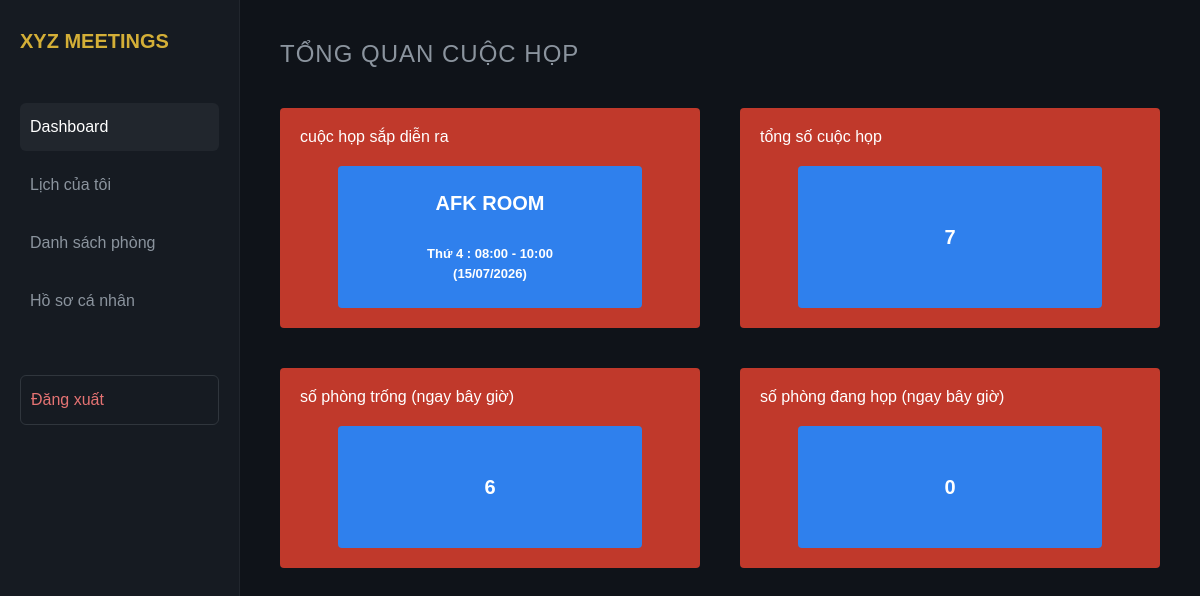
The app's page /dashboard.php (signed in) with its own data.
### tables this page shows
CREATE TABLE `meetings` (
  `id` int(11) NOT NULL,
  `title` varchar(255) NOT NULL,
  `room_id` int(11) DEFAULT NULL,
  `created_by` int(11) DEFAULT NULL,
  `start_time` datetime NOT NULL,
  `end_time` datetime NOT NULL
);

### dashboard.php (the view, shortened to what this page needs)
<?php
include 'db.php';
$stmt_total = $conn->query("SELECT COUNT(*) as total FROM meetings");
$total_meetings = $stmt_total->fetch()['total'];
$stmt_next = $conn->query("SELECT title, start_time, end_time FROM meetings WHERE start_time >= NOW() ORDER BY start_time ASC LIMIT 1");
$next_meeting = $stmt_next->fetch(PDO::FETCH_ASSOC);
$next_meeting_html = "Hiện chưa có lịch họp";
if ($next_meeting) {
    $time_start = strtotime($next_meeting['start_time']);
    $time_end = strtotime($next_meeting['end_time']);
    $day_map = ['Sunday'=>'Chủ Nhật', 'Monday'=>'Thứ 2', 'Tuesday'=>'Thứ 3', 'Wednesday'=>'Thứ 4', 'Thursday'=>'Thứ 5', 'Friday'=>'Thứ 6', 'Saturday'=>'Thứ 7'];
    $day_name = $day_map[date('l', $time_start)];
    $time_str = $day_name . " : " . date('H:i', $time_start) . " - " . date('H:i', $time_end) . "<br>(" . date('d/m/Y', $time_start) . ")";
    $next_meeting_html = "<strong>{$next_meeting['title']}</strong><br><span style='font-size: 13px; line-height: 1.5; display: inline-block; margin-top: 5px;'>$time_str</span>";
}
$stmt_busy = $conn->query("SELECT COUNT(DISTINCT room_id) as busy_count FROM meetings WHERE start_time <= NOW() AND end_time > NOW()");
$busy_rooms = $stmt_busy->fetch()['busy_count'];
$stmt_rooms = $conn->query("SELECT COUNT(*) as total_rooms FROM rooms");
$total_rooms = $stmt_rooms->fetch()['total_rooms'];
$empty_rooms = $total_rooms - $busy_rooms;
?>
<!DOCTYPE html>
<html lang="vi">
<head>
</head>
<body>
    <div class="sidebar">
        <div class="logo">XYZ MEETINGS</div>
        <a href="dashboard.php" class="menu-item active">Dashboard</a>
        <a href="index.php" class="menu-item">Lịch của tôi</a>
        <a href="rooms.php" class="menu-item">Danh sách phòng</a>
        <a href="profile.php" class="menu-item">Hồ sơ cá nhân</a>
        <a href="logout.php" class="menu-item" style="color: #e57373; margin-top: 50px; border: 1px solid #30363d;">Đăng xuất </a>
    </div>
    <div class="main-content">
        <h2 class="page-title">Tổng quan cuộc họp</h2>
        <div class="dashboard-grid">
            <div class="stat-card">
                <div class="stat-title">cuộc họp sắp diễn ra</div>
                <div class="stat-value-box"><?php echo $next_meeting_html; ?></div>
            </div>
            <a href="index.php" class="stat-card">
                <div class="stat-title">tổng số cuộc họp</div>
                <div class="stat-value-box"><?php echo $total_meetings; ?></div>
            </a>
            <a href="rooms.php" class="stat-card">
                <div class="stat-title">số phòng trống (ngay bây giờ)</div>
                <div class="stat-value-box"><?php echo $empty_rooms; ?></div>
            </a>
            <a href="rooms.php" class="stat-card">
                <div class="stat-title">số phòng đang họp (ngay bây giờ)</div>
                <div class="stat-value-box"><?php echo $busy_rooms; ?></div>
            </a>
        </div>
    </div>
</body>
</html>

### dashboard.php (style rules this page uses)
* { box-sizing: border-box; margin: 0; padding: 0; font-family: Arial, sans-serif; }
body { background-color: #0f1319; color: #ffffff; display: flex; height: 100vh; }
.sidebar { width: 240px; background-color: #161b22; padding: 30px 20px; border-right: 1px solid #21262d; }
.logo { color: #d4af37; font-size: 20px; font-weight: bold; margin-bottom: 50px; }
.menu-item { padding: 15px 10px; color: #8b949e; text-decoration: none; display: block; border-radius: 6px; margin-bottom: 10px; }
.menu-item.active { color: #ffffff; background-color: #21262d; }
.main-content { flex: 1; padding: 40px; overflow-y: auto; }
.page-title { color: #8b949e; font-size: 24px; font-weight: normal; margin-bottom: 40px; letter-spacing: 1px; text-transform: uppercase; }
.dashboard-grid { display: grid; grid-template-columns: repeat(2, 1fr); gap: 40px; max-width: 900px; }
.stat-card { background-color: #c0392b; padding: 20px; border-radius: 4px; text-align: center; min-height: 200px; display: flex; flex-direction: column; align-items: center; text-decoration: none; transition: 0.3s; cursor: pointer; }
.stat-title { color: white; font-size: 16px; margin-bottom: 20px; text-align: left; width: 100%; text-transform: lowercase; }
.stat-value-box { background-color: #2f80ed; color: white; width: 80%; padding: 25px 10px; border-radius: 4px; font-size: 20px; font-weight: bold; display: flex; flex-direction: column; justify-content: center; align-items: center; line-height: 1.2; flex: 1; }

### records on screen
meetings: title "AFK ROOM", start_time "Thứ 4", start_time "08:00", end_time "10:00", start_time "15/07/2026"

### other values on screen
$total_meetings "7"
$empty_rooms "6"
$busy_rooms "0"
